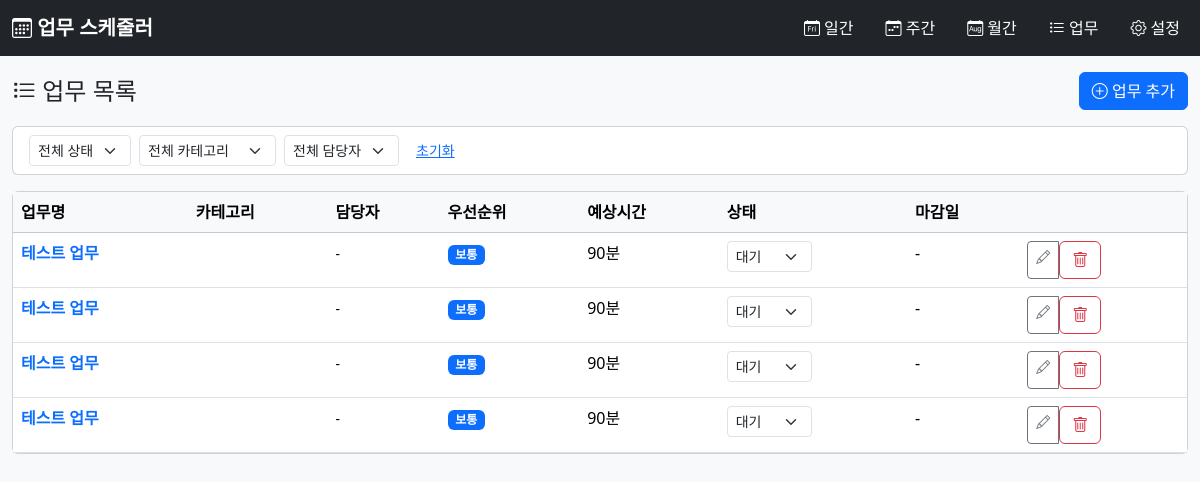
/tasks/, run on the app's committed database.
### tables this page shows
CREATE TABLE tasks (
    id INTEGER PRIMARY KEY AUTOINCREMENT,
    title TEXT NOT NULL,
    description TEXT,
    category_id INTEGER REFERENCES categories(id),
    priority TEXT NOT NULL DEFAULT 'medium' CHECK(priority IN ('low', 'medium', 'high', 'urgent')),
    estimated_minutes INTEGER NOT NULL DEFAULT 60,
    status TEXT NOT NULL DEFAULT 'pending' CHECK(status IN ('pending', 'in_progress', 'completed', 'cancelled')),
    due_date DATE,
    created_by INTEGER REFERENCES users(id),
    created_at TIMESTAMP DEFAULT CURRENT_TIMESTAMP,
    updated_at TIMESTAMP DEFAULT CURRENT_TIMESTAMP
);

### app/blueprints/tasks/routes.py (the view)
@tasks_bp.route('/')
def task_list():
    status = request.args.get('status')
    category_id = request.args.get('category_id', type=int)
    assignee_id = request.args.get('assignee_id', type=int)
    tasks = task_repo.get_all_tasks(status=status, category_id=category_id,
                                    assignee_id=assignee_id)
    categories = category_repo.get_all_categories()
    users = user_repo.get_all_users()
    return render_template('tasks/list.html', tasks=tasks, categories=categories,
                           users=users, selected_status=status,
                           selected_category=category_id, selected_assignee=assignee_id)

### app/db.py (called while the page is built)
def get_db():
    if 'db' not in g:
        g.db = sqlite3.connect(
            current_app.config['DATABASE'],
            detect_types=sqlite3.PARSE_DECLTYPES
        )
        g.db.row_factory = sqlite3.Row
    return g.db

### app/repositories/category_repo.py (called while the page is built)
def get_all_categories():
    db = get_db()
    return db.execute(
        'SELECT id, name, color FROM categories ORDER BY name'
    ).fetchall()

### app/repositories/user_repo.py (called while the page is built)
def get_all_users():
    db = get_db()
    return db.execute(
        'SELECT id, name, email, role, created_at FROM users ORDER BY name'
    ).fetchall()

### app/templates/tasks/list.html (shortened to what this page needs)
{% extends 'base.html' %}
{% block content %}
<div class="d-flex justify-content-between align-items-center mb-3">
    <h4 class="mb-0"><i class="bi bi-list-task"></i> 업무 목록</h4>
    <a href="{{ url_for('tasks.create_task') }}" class="btn btn-primary"><i class="bi bi-plus-circle"></i> 업무 추가</a>
</div>
<div class="card mb-3">
    <div class="card-body py-2">
        <form method="get" class="row g-2 align-items-center">
            <div class="col-auto">
                <select name="status" class="form-select form-select-sm" onchange="this.form.submit()">
                    <option value="">전체 상태</option>
                </select>
            </div>
            <div class="col-auto">
                <select name="category_id" class="form-select form-select-sm" onchange="this.form.submit()">
                    <option value="">전체 카테고리</option>
                </select>
            </div>
            <div class="col-auto">
                <select name="assignee_id" class="form-select form-select-sm" onchange="this.form.submit()">
                    <option value="">전체 담당자</option>
                </select>
            </div>
            <div class="col-auto">
                <a href="{{ url_for('tasks.task_list') }}" class="btn btn-link btn-sm">초기화</a>
            </div>
        </form>
    </div>
</div>
<div class="card">
    <div class="table-responsive">
        <table class="table table-hover mb-0">
            <thead class="table-light">
                <tr><th>업무명</th><th>카테고리</th><th>담당자</th><th>우선순위</th><th>예상시간</th><th>상태</th><th>마감일</th><th></th></tr>
            </thead>
            <tbody>
                {% for task in tasks %}
                <tr>
                    <td><a href="{{ url_for('tasks.task_detail', task_id=task['id']) }}" class="text-decoration-none fw-semibold">{{ task['title'] }}</a></td>
                    <td>{% if task['category_name'] %}<span class="badge" style="background:{{ task['category_color'] }}">{{ task['category_name'] }}</span>{% endif %}</td>
                    <td><small>{{ task['assignees'] or '-' }}</small></td>
                    <td>
                        {% set p_map = {'urgent':'danger','high':'warning','medium':'primary','low':'secondary'} %}
                        {% set p_label = {'urgent':'긴급','high':'높음','medium':'보통','low':'낮음'} %}
                        <span class="badge bg-{{ p_map[task['priority']] }}">{{ p_label[task['priority']] }}</span>
                    </td>
                    <td>{{ task['estimated_minutes'] }}분</td>
                    <td>
                        <form method="post" action="{{ url_for('tasks.update_status', task_id=task['id']) }}">
                            <select name="status" class="form-select form-select-sm d-inline-block w-auto" onchange="this.form.submit()">
                                {% for s, label in [('pending','대기'),('in_progress','진행중'),('completed','완료'),('cancelled','취소')] %}
                                <option value="{{ s }}" {% if task['status'] == s %}selected{% endif %}>{{ label }}</option>
                                {% endfor %}
                            </select>
                        </form>
                    </td>
                    <td>{{ task['due_date'] or '-' }}</td>
                    <td>
                        <div class="btn-group btn-group-sm">
                            <a href="{{ url_for('tasks.edit_task', task_id=task['id']) }}" class="btn btn-outline-secondary"><i class="bi bi-pencil"></i></a>
                            <form method="post" action="{{ url_for('tasks.delete_task', task_id=task['id']) }}" onsubmit="return confirm('삭제하시겠습니까?')">
                                <button class="btn btn-outline-danger"><i class="bi bi-trash"></i></button>
                            </form>
                        </div>
                    </td>
                </tr>
                {% else %}
                <tr><td colspan="8" class="text-center text-muted py-4">업무가 없습니다.</td></tr>
                {% endfor %}
            </tbody>
        </table>
    </div>
</div>
{% endblock %}

### app/templates/base.html (shortened to what this page needs)
<!DOCTYPE html>
<html lang="ko">
<head>
    <link href="https://cdn.jsdelivr.net/npm/bootstrap@5.3.3/dist/css/bootstrap.min.css" rel="stylesheet">
    <link href="https://cdn.jsdelivr.net/npm/bootstrap-icons@1.11.3/font/bootstrap-icons.min.css" rel="stylesheet">
    <link href="{{ url_for('static', filename='css/style.css') }}" rel="stylesheet">
</head>
<body class="bg-light">
<nav class="navbar navbar-expand-lg navbar-dark bg-dark">
    <div class="container-fluid">
        <a class="navbar-brand fw-bold" href="{{ url_for('schedule.day_view') }}">
            <i class="bi bi-calendar3"></i> 업무 스케줄러
        </a>
        <div class="navbar-nav flex-row gap-3 ms-auto">
            <a class="nav-link text-white" href="{{ url_for('schedule.day_view') }}"><i class="bi bi-calendar-day"></i> 일간</a>
            <a class="nav-link text-white" href="{{ url_for('schedule.week_view') }}"><i class="bi bi-calendar-week"></i> 주간</a>
            <a class="nav-link text-white" href="{{ url_for('schedule.month_view') }}"><i class="bi bi-calendar-month"></i> 월간</a>
            <a class="nav-link text-white" href="{{ url_for('tasks.task_list') }}"><i class="bi bi-list-task"></i> 업무</a>
            <a class="nav-link text-white" href="{{ url_for('admin.settings') }}"><i class="bi bi-gear"></i> 설정</a>
        </div>
    </div>
</nav>
<div class="container-fluid py-3">
    {% block content %}{% endblock %}
</div>
</body>
</html>

### data on the page
tasks: title "테스트 업무", task "-", priority "보통", estimated_minutes "90", status "대기"
tasks: title "테스트 업무", task "-", priority "보통", estimated_minutes "90", status "대기"
tasks: title "테스트 업무", task "-", priority "보통", estimated_minutes "90", status "대기"
tasks: title "테스트 업무", task "-", priority "보통", estimated_minutes "90", status "대기"
